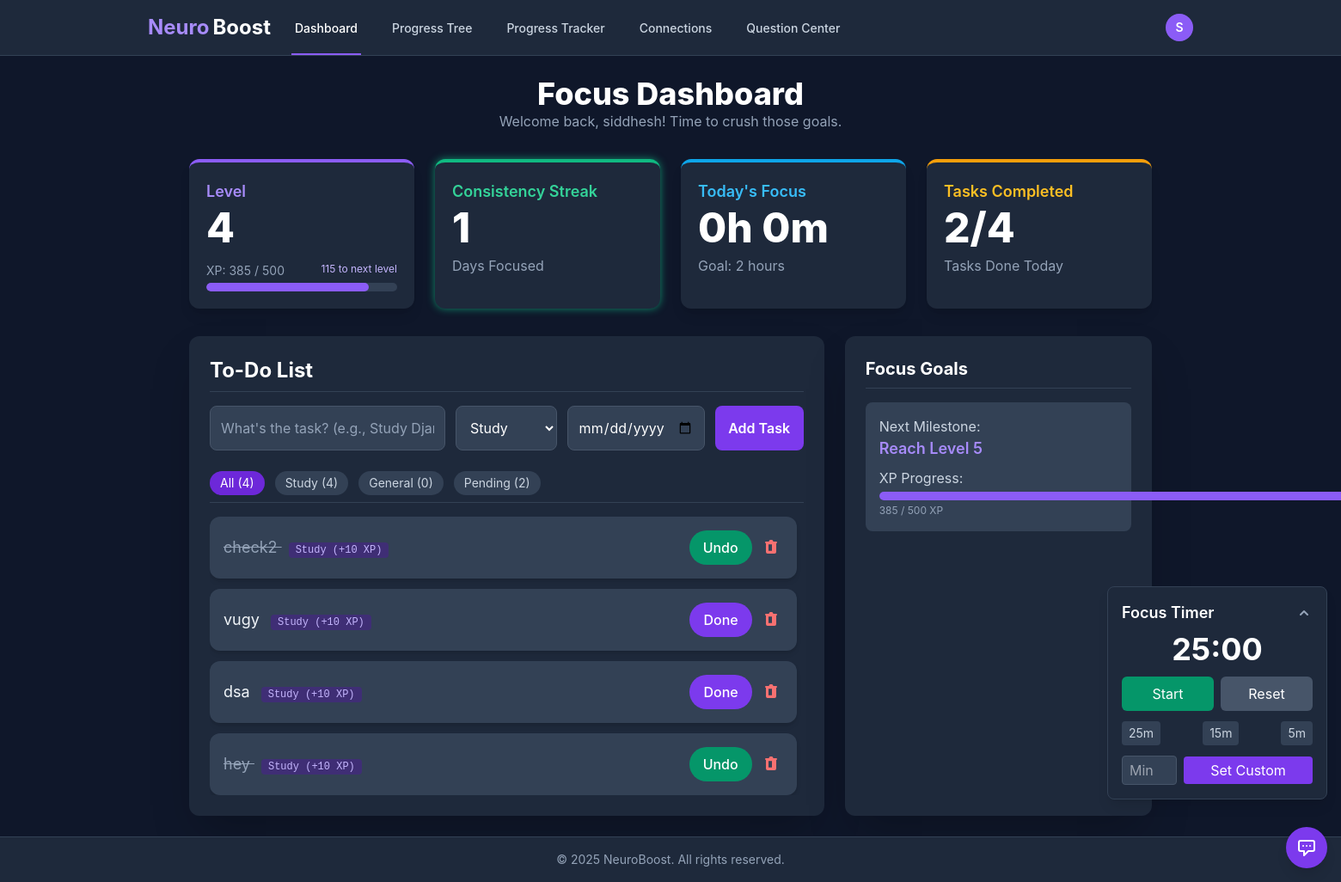
The page / (signed in) on the database as committed earlier.
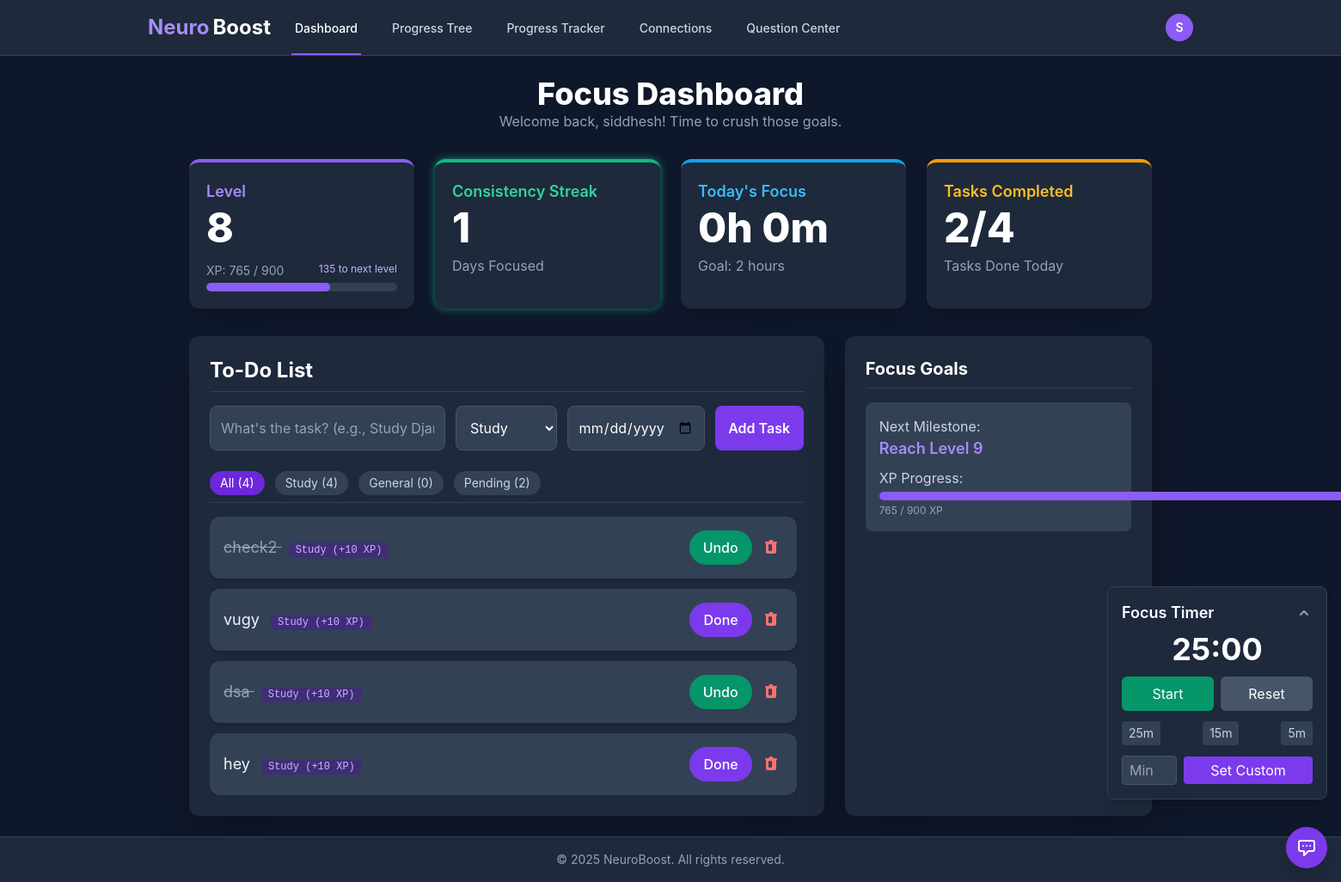
The same page on the database as committed later.
### NeuroBoostApp/models.py (models this page shows, shortened)
class UserProfile(models.Model):
    user = models.OneToOneField(User, on_delete=models.CASCADE)
    xp = models.IntegerField(default=0)
    level = models.IntegerField(default=1)
    current_streak = models.IntegerField(default=0)
    last_task_completed = models.DateField(null=True, blank=True)
    avatar = models.ImageField(upload_to='avatars/', null=True, blank=True)
    bio = models.TextField(max_length=500, blank=True)
    is_student = models.BooleanField(default=True)
    total_focus_time = models.IntegerField(default=0)  # Total minutes spent in focus sessions

class Task(models.Model):
    user = models.ForeignKey(User, on_delete=models.CASCADE)
    title = models.CharField(max_length=200)
    CATEGORY_CHOICES = [
        ('Study', 'Study'),
        ('General', 'General'),
    ]
    category = models.CharField(max_length=50, choices=CATEGORY_CHOICES, default='General')
    description = models.TextField(null=True, blank=True)
    completed = models.BooleanField(default=False)
    created_at = models.DateTimeField(auto_now_add=True)
    deadline = models.DateTimeField(null=True, blank=True)
    xp_points = models.IntegerField(default=0)

### NeuroBoostApp/views.py (the view, shortened to what this page needs)
# urls.py: path('', views.home, name='home'),
@login_required(login_url='login')
def home(request):
    user = request.user
    try:
        user_profile = user.userprofile
    except ObjectDoesNotExist:
        user_profile = UserProfile.objects.create(user=user)
    tasks = Task.objects.filter(user=user).order_by('-created_at')
    total_tasks_count = tasks.count()
    completed_tasks_count = tasks.filter(completed=True).count()
    incomplete_tasks_count = total_tasks_count - completed_tasks_count
    study_tasks_count = tasks.filter(category='Study').count()
    general_tasks_count = tasks.filter(category='General').count()
    xp_to_next_level = (user_profile.level * 100) - user_profile.xp
    recent_focus_sessions = FocusSession.objects.filter(user=user).order_by('-created_at')[:5]
    today = timezone.now().date()
    today_start = timezone.make_aware(datetime.combine(today, datetime.min.time()))
    today_end = timezone.make_aware(datetime.combine(today, datetime.max.time()))
    today_focus_sessions = FocusSession.objects.filter(
        user=user,
        start_time__gte=today_start,
        end_time__lte=today_end
    )
    total_focus_time_today = today_focus_sessions.aggregate(Sum('duration_minutes'))['duration_minutes__sum'] or 0
    total_focus_time_today_str = f"{total_focus_time_today // 60}h {total_focus_time_today % 60}m"
    motivational_content = MotivationalContent.objects.order_by('?').first()
    context = {
        'tasks': tasks,
        'user_profile': user_profile,  # Pass profile data to the template
        'xp_to_next_level': xp_to_next_level,
        'Task_CATEGORY_CHOICES': Task.CATEGORY_CHOICES,  # Pass category choices for the form
        'recent_focus_sessions': recent_focus_sessions,
        'motivational_content': motivational_content,
        'page': 'dashboard',
        'total_tasks_count': total_tasks_count,
        'completed_tasks_count': completed_tasks_count,
        'incomplete_tasks_count': incomplete_tasks_count,
        'study_tasks_count': study_tasks_count,
        'general_tasks_count': general_tasks_count,
        'total_focus_time_today': total_focus_time_today_str
    }
    return render(request, 'NeuroBoostApp/home.html', context)

### NeuroBoostApp/templates/NeuroBoostApp/home.html (shortened to what the changed rows need)
{% extends "NeuroBoostApp/base.html" %}
{% block content %}
<div class="max-w-6xl mx-auto px-4">
    <header class="mb-8 text-center">
        <h1 class="text-4xl font-extrabold text-white">Focus Dashboard</h1>
    </header>
    {% if user_profile %}
    <section class="grid grid-cols-1 sm:grid-cols-2 lg:grid-cols-4 gap-6 mb-8">
        <div class="bg-slate-800 p-5 rounded-xl shadow-lg border-t-4 border-violet-500">
            <h2 class="text-lg font-semibold text-violet-400">Level</h2>
            <p id="current-level" class="text-5xl font-extrabold text-white mt-1">{{ user_profile.level }}</p>
            <div class="mt-4">
                <div class="flex justify-between text-sm text-slate-400">
                    <span>XP: <span id="current-xp">{{ user_profile.xp }}</span> /
                        {{ user_profile.level|add:1|default:1 }}00</span>
                    <span id="xp-needed" class="text-xs text-violet-300">{{ xp_to_next_level }} to next level</span>
                </div>
                {% with progress_percent=user_profile.xp|stringformat:"d"|slice:"-2:"|default:"0" %}
                <div class="w-full bg-slate-700 rounded-full h-2.5 mt-1 xp-progress-container relative">
                    <div id="xp-bar"
                        class="bg-violet-500 h-2.5 rounded-full transition-all duration-500 absolute top-0 left-0"
                        style="width: {{ progress_percent }}%; max-width: 100%;">
                    </div>
                </div>
                {% endwith %}
            </div>
        </div>
        <div id="streak-card"
            class="bg-slate-800 p-5 rounded-xl shadow-lg border-t-4 border-emerald-500 {% if user_profile.current_streak > 0 %}glowing-streak{% endif %}">
            <h2 class="text-lg font-semibold text-emerald-400">Consistency Streak</h2>
            <p id="current-streak" class="text-5xl font-extrabold text-white mt-1">{{ user_profile.current_streak }}</p>
            <p class="text-slate-400 mt-2">Days Focused</p>
        </div>
        <div class="bg-slate-800 p-5 rounded-xl shadow-lg border-t-4 border-sky-500">
            <h2 class="text-lg font-semibold text-sky-400">Today's Focus</h2>
            <p id="daily-focus" class="text-5xl font-extrabold text-white mt-1">
                {{ total_focus_time_today|default:"0h 0m" }}
            </p>
            <p class="text-slate-400 mt-2">Goal: 2 hours</p>
        </div>
        <div class="bg-slate-800 p-5 rounded-xl shadow-lg border-t-4 border-amber-500">
            <h2 class="text-lg font-semibold text-amber-400">Tasks Completed</h2>
            <p id="tasks-completed" class="text-5xl font-extrabold text-white mt-1">
                {{ completed_tasks_count|default:0 }}/{{ total_tasks_count|default:0 }}
            </p>
            <p class="text-slate-400 mt-2">Tasks Done Today</p>
        </div>
    </section>
    {% endif %}
    <section class="grid grid-cols-1 lg:grid-cols-3 gap-6">
        <div class="lg:col-span-2 bg-slate-800 p-6 rounded-xl shadow-2xl">
            <h2 class="text-2xl font-bold text-white mb-4 border-b border-slate-700 pb-2">To-Do List</h2>
            <div id="task-list" class="space-y-3 max-h-96 overflow-y-auto pr-2">
                {% for task in tasks %}
                <div
                    class="flex items-center justify-between bg-slate-700 p-4 rounded-xl shadow-md transition-all duration-300 hover:shadow-xl hover:bg-slate-600">
                    <div class="flex-grow">
                        <span class="text-lg {% if task.completed %}completed{% endif %}">
                            {{ task.title }}
                        </span>
                        <span class="text-xs font-mono py-0.5 px-2 ml-2 rounded text-violet-300 bg-violet-900/50">
                            {{ task.category }} (+{{ task.xp_points }} XP)
                        </span>
                    </div>
                    <div class="ml-4 flex items-center space-x-2">
                        <button type="button"
                            onclick="toggleTask({{ task.id }}, {{ task.completed|yesno:"true,false" }})" class="text-white font-medium py-2 px-4 rounded-full transition-colors duration-300
                            {% if task.completed %}
                                bg-emerald-600 hover:bg-emerald-700
                            {% else %}
                                bg-violet-600 hover:bg-violet-700
                            {% endif %}
                            ">
                            {% if task.completed %}
                            Undo
                            {% else %}
                            Done
                            {% endif %}
                        </button>
                    </div>
                    <form method="POST" action="{% url 'delete_task' task.id %}" onsubmit="return confirmDeletion()">
                        <button type="submit"
                            class="text-red-400 hover:text-red-500 transition duration-150 p-1 rounded-full ml-2">
                        </button>
                    </form>
                </div>
                {% empty %}
                <p class="text-center text-gray-500 italic p-4">You're all caught up! Add a new task above.</p>
                {% endfor %}
            </div>
        </div>
        <div class="lg:col-span-1 bg-slate-800 p-6 rounded-xl shadow-2xl">
            <h2 class="text-xl font-bold text-white mb-4 border-b border-slate-700 pb-2">Focus Goals</h2>
            <div class="bg-slate-700 p-4 rounded-lg">
                <p class="text-slate-300">Next Milestone:</p>
                <p class="text-lg font-semibold text-violet-400">Reach Level {{ user_profile.level|add:1 }}</p>
                <p class="text-slate-300 mt-2">XP Progress:</p>
                <div class="w-full bg-slate-800 rounded-full h-2.5 mt-1">
                    <div class="bg-violet-500 h-2.5 rounded-full"
                        style="width: {{ user_profile.xp|floatformat:0|default:0 }}%">
                    </div>
                </div>
                <p class="text-xs text-slate-400 mt-1">{{ user_profile.xp }} / {{ user_profile.level|add:1 }}00 XP</p>
            </div>
        </div>
    </section>
</div>
{% endblock %}

Rows that differ between the two databases and show on the page:
changed UserProfile: level "4" → "8"; xp "385" → "765"; level|add "5" → "9"
changed Task "dsa": completed "Done" → "Undo"
changed Task "hey": completed "Undo" → "Done"
Other text that changed with them:
text written by a page script: "115 to next level" → "135 to next level"
{{ progress_percent }}: 85 → 65 (drawn)
